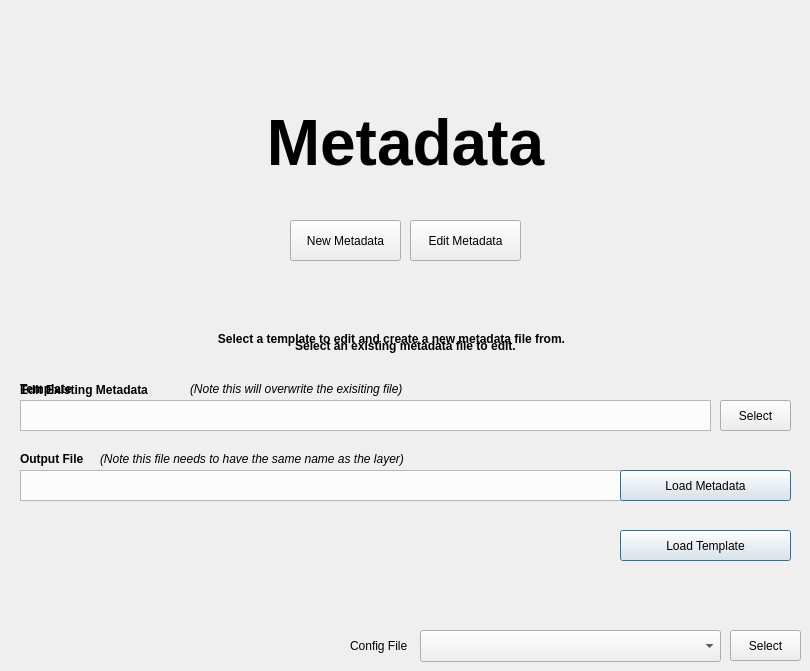
  <widget class="QWidget" name="homeTab">
   <attribute name="title">
    <string>Home</string>
   </attribute>
   <widget class="QLabel" name="MetadataTitle">
    <property name="geometry">
     <rect>
      <x>230</x>
      <y>110</y>
      <width>351</width>
      <height>65</height>
     </rect>
    </property>
    <property name="minimumSize">
     <size>
      <width>233</width>
      <height>65</height>
     </size>
    </property>
    <property name="font">
     <font>
      <pointsize>48</pointsize>
      <weight>75</weight>
      <italic>false</italic>
      <bold>true</bold>
     </font>
    </property>
    <property name="text">
     <string>Metadata</string>
    </property>
    <property name="alignment">
     <set>Qt::AlignCenter</set>
    </property>
   </widget>
   <widget class="QComboBox" name="configSelector">
    <property name="geometry">
     <rect>
      <x>420</x>
      <y>630</y>
      <width>301</width>
      <height>32</height>
     </rect>
    </property>
   </widget>
   <widget class="QLabel" name="label_15">
    <property name="geometry">
     <rect>
      <x>350</x>
      <y>630</y>
      <width>71</width>
      <height>31</height>
     </rect>
    </property>
    <property name="text">
     <string>Config File</string>
    </property>
   </widget>
   <widget class="QPushButton" name="selectConfig">
    <property name="geometry">
     <rect>
      <x>730</x>
      <y>630</y>
      <width>71</width>
      <height>31</height>
     </rect>
    </property>
    <property name="minimumSize">
     <size>
      <width>0</width>
      <height>0</height>
     </size>
    </property>
    <property name="text">
     <string>Select</string>
    </property>
    <property name="autoDefault">
     <bool>true</bool>
    </property>
    <property name="default">
     <bool>false</bool>
    </property>
   </widget>
   <widget class="QWidget" name="newMetadata" native="true">
    <property name="geometry">
     <rect>
      <x>10</x>
      <y>310</y>
      <width>791</width>
      <height>261</height>
     </rect>
    </property>
    <widget class="QLabel" name="outputFileLabel">
     <property name="geometry">
      <rect>
       <x>10</x>
       <y>140</y>
       <width>81</width>
       <height>18</height>
      </rect>
     </property>
     <property name="font">
      <font>
       <weight>75</weight>
       <bold>true</bold>
      </font>
     </property>
     <property name="text">
      <string>Output File</string>
     </property>
    </widget>
    <widget class="QTextEdit" name="outputFile">
     <property name="geometry">
      <rect>
       <x>10</x>
       <y>160</y>
       <width>691</width>
       <height>31</height>
      </rect>
     </property>
     <property name="palette">
      <palette>
       <active>
        <colorrole role="Base">
         <brush brushstyle="SolidPattern">
          <color alpha="255">
           <red>252</red>
           <green>252</green>
           <blue>252</blue>
          </color>
         </brush>
        </colorrole>
       </active>
       <inactive>
        <colorrole role="Base">
         <brush brushstyle="SolidPattern">
          <color alpha="255">
           <red>252</red>
           <green>252</green>
           <blue>252</blue>
          </color>
         </brush>
        </colorrole>
       </inactive>
       <disabled>
        <colorrole role="Base">
         <brush brushstyle="SolidPattern">
          <color alpha="255">
           <red>203</red>
           <green>203</green>
           <blue>203</blue>
          </color>
         </brush>
        </colorrole>
       </disabled>
      </palette>
     </property>
     <property name="textInteractionFlags">
      <set>Qt::TextEditorInteraction</set>
     </property>
    </widget>
    <widget class="QLabel" name="templateLabel">
     <property name="geometry">
      <rect>
       <x>10</x>
       <y>70</y>
       <width>71</width>
       <height>18</height>
      </rect>
     </property>
     <property name="minimumSize">
      <size>
       <width>71</width>
       <height>18</height>
      </size>
     </property>
     <property name="font">
      <font>
       <weight>75</weight>
       <bold>true</bold>
      </font>
     </property>
     <property name="text">
      <string>Template</string>
     </property>
    </widget>
    <widget class="QPushButton" name="defaultButton">
     <property name="geometry">
      <rect>
       <x>710</x>
       <y>90</y>
       <width>71</width>
       <height>31</height>
      </rect>
     </property>
     <property name="minimumSize">
      <size>
       <width>71</width>
       <height>31</height>
      </size>
     </property>
     <property name="text">
      <string>Default</string>
     </property>
     <property name="autoDefault">
      <bool>true</bool>
     </property>
     <property name="default">
      <bool>false</bool>
     </property>
    </widget>
    <widget class="QPushButton" name="selectOutputFile">
     <property name="geometry">
      <rect>
       <x>710</x>
       <y>160</y>
       <width>71</width>
       <height>31</height>
      </rect>
     </property>
     <property name="text">
      <string>Select</string>
     </property>
     <property name="autoDefault">
      <bool>true</bool>
     </property>
     <property name="default">
      <bool>false</bool>
     </property>
    </widget>
    <widget class="QPushButton" name="selectTemplate">
     <property name="geometry">
      <rect>
       <x>630</x>
       <y>90</y>
       <width>71</width>
       <height>31</height>
      </rect>
     </property>
     <property name="minimumSize">
      <size>
       <width>0</width>
       <height>0</height>
      </size>
     </property>
     <property name="text">
      <string>Select</string>
     </property>
     <property name="autoDefault">
      <bool>true</bool>
     </property>
     <property name="default">
      <bool>false</bool>
     </property>
    </widget>
    <widget class="QTextEdit" name="templateFile">
     <property name="geometry">
      <rect>
       <x>10</x>
       <y>90</y>
       <width>611</width>
       <height>31</height>
      </rect>
     </property>
     <property name="minimumSize">
      <size>
       <width>0</width>
       <height>0</height>
      </size>
     </property>
     <property name="palette">
      <palette>
       <active>
        <colorrole role="Base">
         <brush brushstyle="SolidPattern">
          <color alpha="255">
           <red>252</red>
           <green>252</green>
           <blue>252</blue>
          </color>
         </brush>
        </colorrole>
       </active>
       <inactive>
        <colorrole role="Base">
         <brush brushstyle="SolidPattern">
          <color alpha="255">
           <red>252</red>
           <green>252</green>
           <blue>252</blue>
          </color>
         </brush>
        </colorrole>
       </inactive>
       <disabled>
        <colorrole role="Base">
         <brush brushstyle="SolidPattern">
          <color alpha="255">
           <red>203</red>
           <green>203</green>
           <blue>203</blue>
          </color>
         </brush>
        </colorrole>
       </disabled>
      </palette>
     </property>
     <property name="textInteractionFlags">
      <set>Qt::TextEditorInteraction</set>
     </property>
    </widget>
    <widget class="QLabel" name="templateInstuctions">
     <property name="geometry">
      <rect>
       <x>180</x>
       <y>20</y>
       <width>403</width>
       <height>18</height>
      </rect>
     </property>
     <property name="minimumSize">
      <size>
       <width>403</width>
       <height>18</height>
      </size>
     </property>
     <property name="font">
      <font>
       <weight>75</weight>
       <bold>true</bold>
      </font>
     </property>
     <property name="text">
      <string>Select a template to edit and create a new metadata file from.</string>
     </property>
     <property name="alignment">
      <set>Qt::AlignCenter</set>
     </property>
    </widget>
    <widget class="QLabel" name="outputNoteLabel">
     <property name="geometry">
      <rect>
       <x>90</x>
       <y>140</y>
       <width>611</width>
       <height>18</height>
      </rect>
     </property>
     <property name="font">
      <font>
       <weight>50</weight>
       <italic>true</italic>
       <bold>false</bold>
      </font>
     </property>
     <property name="text">
      <string>(Note this file needs to have the same name as the layer)</string>
     </property>
    </widget>
    <widget class="QPushButton" name="loadTemplate">
     <property name="geometry">
      <rect>
       <x>610</x>
       <y>220</y>
       <width>171</width>
       <height>31</height>
      </rect>
     </property>
     <property name="palette">
      <palette>
       <active>
        <colorrole role="Base">
         <brush brushstyle="SolidPattern">
          <color alpha="255">
           <red>252</red>
           <green>252</green>
           <blue>252</blue>
          </color>
         </brush>
        </colorrole>
       </active>
       <inactive>
        <colorrole role="Base">
         <brush brushstyle="SolidPattern">
          <color alpha="255">
           <red>252</red>
           <green>252</green>
           <blue>252</blue>
          </color>
         </brush>
        </colorrole>
       </inactive>
       <disabled>
        <colorrole role="Base">
         <brush brushstyle="SolidPattern">
          <color alpha="255">
           <red>203</red>
           <green>203</green>
           <blue>203</blue>
          </color>
         </brush>
        </colorrole>
       </disabled>
      </palette>
     </property>
     <property name="text">
      <string>Load Template</string>
     </property>
     <property name="autoDefault">
      <bool>true</bool>
     </property>
     <property name="default">
      <bool>true</bool>
     </property>
    </widget>
   </widget>
   <widget class="QPushButton" name="pushButton">
    <property name="geometry">
     <rect>
      <x>290</x>
      <y>220</y>
      <width>111</width>
      <height>41</height>
     </rect>
    </property>
    <property name="text">
     <string>New Metadata</string>
    </property>
   </widget>
   <widget class="QPushButton" name="pushButton_2">
    <property name="geometry">
     <rect>
      <x>410</x>
      <y>220</y>
      <width>111</width>
      <height>41</height>
     </rect>
    </property>
    <property name="text">
     <string>Edit Metadata</string>
    </property>
   </widget>
   <widget class="QLabel" name="loadError">
    <property name="geometry">
     <rect>
      <x>10</x>
      <y>570</y>
      <width>791</width>
      <height>41</height>
     </rect>
    </property>
    <property name="palette">
     <palette>
      <active>
       <colorrole role="WindowText">
        <brush brushstyle="SolidPattern">
         <color alpha="255">
          <red>255</red>
          <green>0</green>
          <blue>0</blue>
         </color>
        </brush>
       </colorrole>
      </active>
      <inactive>
       <colorrole role="WindowText">
        <brush brushstyle="SolidPattern">
         <color alpha="255">
          <red>255</red>
          <green>0</green>
          <blue>0</blue>
         </color>
        </brush>
       </colorrole>
      </inactive>
      <disabled>
       <colorrole role="WindowText">
        <brush brushstyle="SolidPattern">
         <color alpha="255">
          <red>49</red>
          <green>54</green>
          <blue>59</blue>
         </color>
        </brush>
       </colorrole>
      </disabled>
     </palette>
    </property>
    <property name="text">
     <string/>
    </property>
    <property name="scaledContents">
     <bool>true</bool>
    </property>
    <property name="alignment">
     <set>Qt::AlignCenter</set>
    </property>
    <property name="wordWrap">
     <bool>true</bool>
    </property>
    <property name="textInteractionFlags">
     <set>Qt::LinksAccessibleByMouse|Qt::TextSelectableByKeyboard|Qt::TextSelectableByMouse</set>
    </property>
   </widget>
   <widget class="QWidget" name="editMetadata" native="true">
    <property name="geometry">
     <rect>
      <x>10</x>
      <y>310</y>
      <width>791</width>
      <height>261</height>
     </rect>
    </property>
    <widget class="QLabel" name="templateInstuctions_2">
     <property name="geometry">
      <rect>
       <x>0</x>
       <y>20</y>
       <width>791</width>
       <height>31</height>
      </rect>
     </property>
     <property name="font">
      <font>
       <weight>75</weight>
       <bold>true</bold>
      </font>
     </property>
     <property name="text">
      <string>Select an existing metadata file to edit.</string>
     </property>
     <property name="alignment">
      <set>Qt::AlignCenter</set>
     </property>
    </widget>
    <widget class="QPushButton" name="loadMetadata">
     <property name="geometry">
      <rect>
       <x>610</x>
       <y>160</y>
       <width>171</width>
       <height>31</height>
      </rect>
     </property>
     <property name="palette">
      <palette>
       <active>
        <colorrole role="Base">
         <brush brushstyle="SolidPattern">
          <color alpha="255">
           <red>252</red>
           <green>252</green>
           <blue>252</blue>
          </color>
         </brush>
        </colorrole>
       </active>
       <inactive>
        <colorrole role="Base">
         <brush brushstyle="SolidPattern">
          <color alpha="255">
           <red>252</red>
           <green>252</green>
           <blue>252</blue>
          </color>
         </brush>
        </colorrole>
       </inactive>
       <disabled>
        <colorrole role="Base">
         <brush brushstyle="SolidPattern">
          <color alpha="255">
           <red>203</red>
           <green>203</green>
           <blue>203</blue>
          </color>
         </brush>
        </colorrole>
       </disabled>
      </palette>
     </property>
     <property name="text">
      <string>Load Metadata</string>
     </property>
     <property name="autoDefault">
      <bool>true</bool>
     </property>
     <property name="default">
      <bool>true</bool>
     </property>
    </widget>
    <widget class="QLabel" name="editMetadataLabel">
     <property name="geometry">
      <rect>
       <x>10</x>
       <y>70</y>
       <width>161</width>
       <height>20</height>
      </rect>
     </property>
     <property name="font">
      <font>
       <weight>75</weight>
       <bold>true</bold>
      </font>
     </property>
     <property name="text">
      <string>Edit Existing Metadata</string>
     </property>
    </widget>
    <widget class="QLabel" name="EditMetadataNoteLabel">
     <property name="geometry">
      <rect>
       <x>180</x>
       <y>70</y>
       <width>521</width>
       <height>18</height>
      </rect>
     </property>
     <property name="font">
      <font>
       <weight>50</weight>
       <italic>true</italic>
       <bold>false</bold>
      </font>
     </property>
     <property name="text">
      <string>(Note this will overwrite the exisiting file)</string>
     </property>
    </widget>
    <widget class="QTextEdit" name="metadataFile">
     <property name="geometry">
      <rect>
       <x>10</x>
       <y>90</y>
       <width>691</width>
       <height>31</height>
      </rect>
     </property>
     <property name="palette">
      <palette>
       <active>
        <colorrole role="Base">
         <brush brushstyle="SolidPattern">
          <color alpha="255">
           <red>252</red>
           <green>252</green>
           <blue>252</blue>
          </color>
         </brush>
        </colorrole>
       </active>
       <inactive>
        <colorrole role="Base">
         <brush brushstyle="SolidPattern">
          <color alpha="255">
           <red>252</red>
           <green>252</green>
           <blue>252</blue>
          </color>
         </brush>
        </colorrole>
       </inactive>
       <disabled>
        <colorrole role="Base">
         <brush brushstyle="SolidPattern">
          <color alpha="255">
           <red>203</red>
           <green>203</green>
           <blue>203</blue>
          </color>
         </brush>
        </colorrole>
       </disabled>
      </palette>
     </property>
     <property name="textInteractionFlags">
      <set>Qt::TextEditorInteraction</set>
     </property>
    </widget>
    <widget class="QPushButton" name="selectMetadata">
     <property name="geometry">
      <rect>
       <x>710</x>
       <y>90</y>
       <width>71</width>
       <height>31</height>
      </rect>
     </property>
     <property name="text">
      <string>Select</string>
     </property>
     <property name="autoDefault">
      <bool>true</bool>
     </property>
     <property name="default">
      <bool>false</bool>
     </property>
    </widget>
    <zorder>templateInstuctions_2</zorder>
    <zorder>loadMetadata</zorder>
    <zorder>editMetadataLabel</zorder>
    <zorder>EditMetadataNoteLabel</zorder>
    <zorder>metadataFile</zorder>
    <zorder>selectMetadata</zorder>
    <zorder>loadError</zorder>
   </widget>
   <zorder>MetadataTitle</zorder>
   <zorder>configSelector</zorder>
   <zorder>label_15</zorder>
   <zorder>selectConfig</zorder>
   <zorder>newMetadata</zorder>
   <zorder>pushButton</zorder>
   <zorder>pushButton_2</zorder>
   <zorder>editMetadata</zorder>
   <zorder>loadError</zorder>
   <zorder>editMetadata</zorder>
  </widget>
